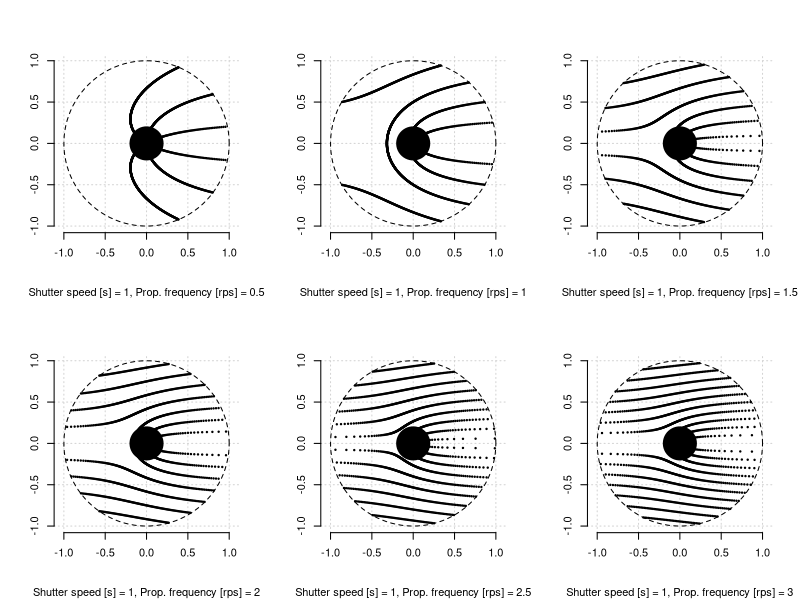
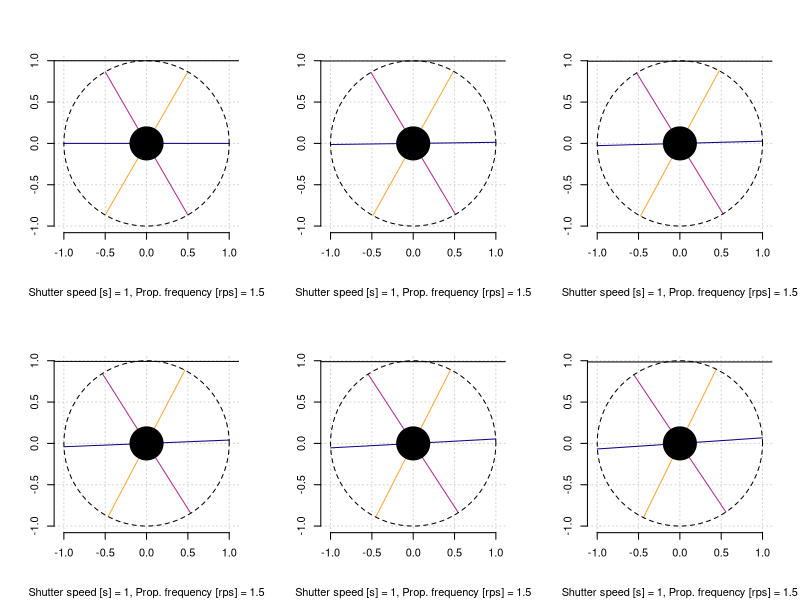
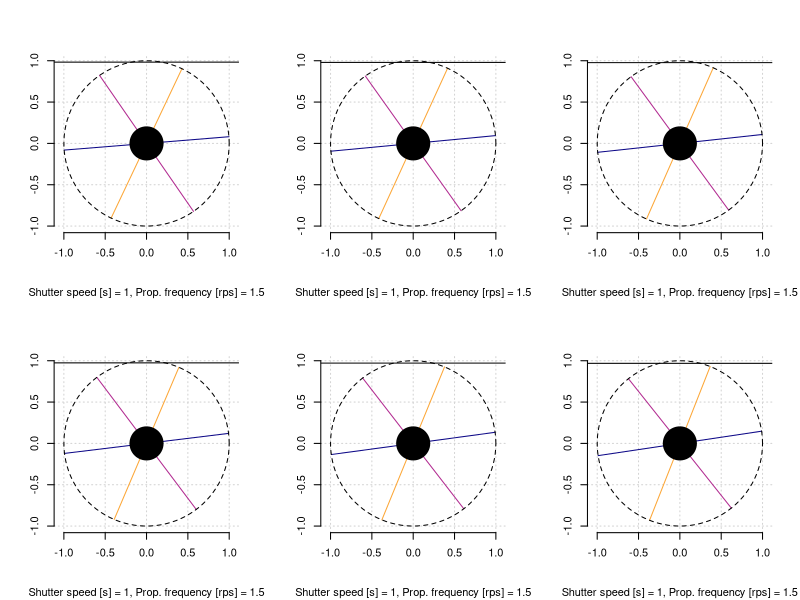
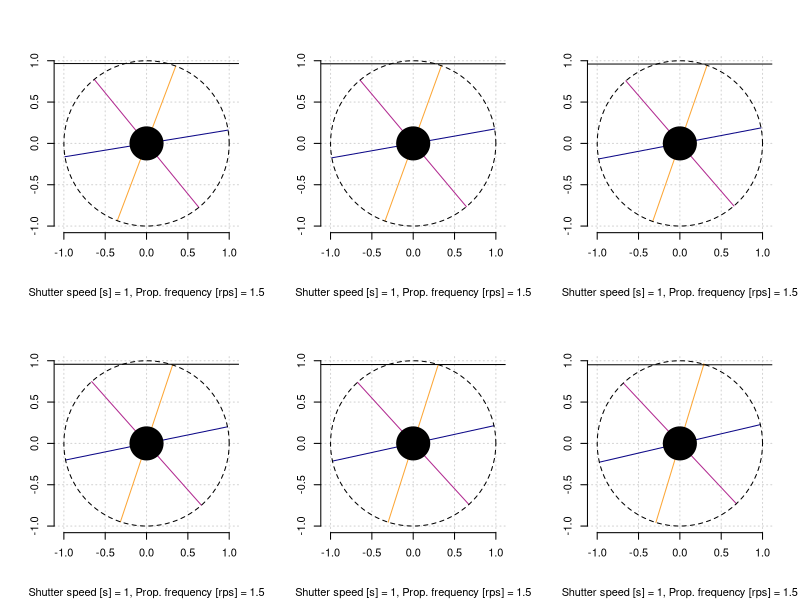
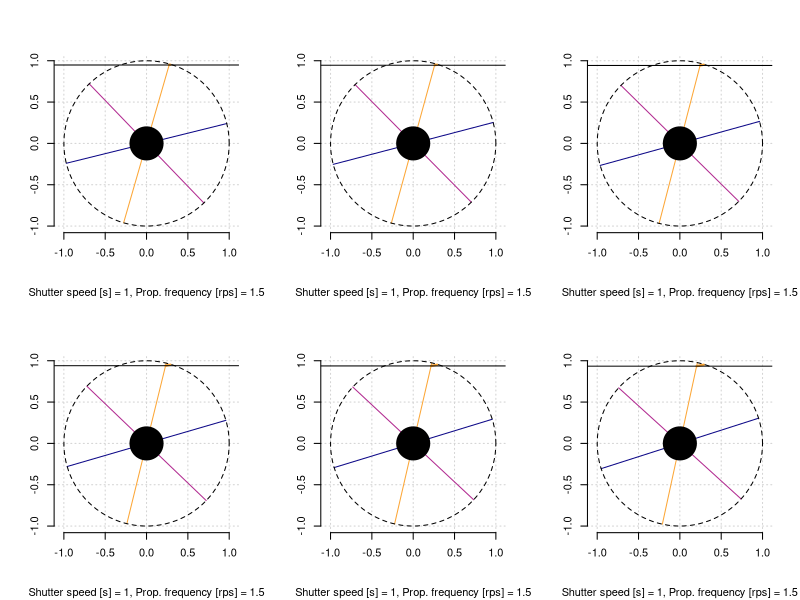
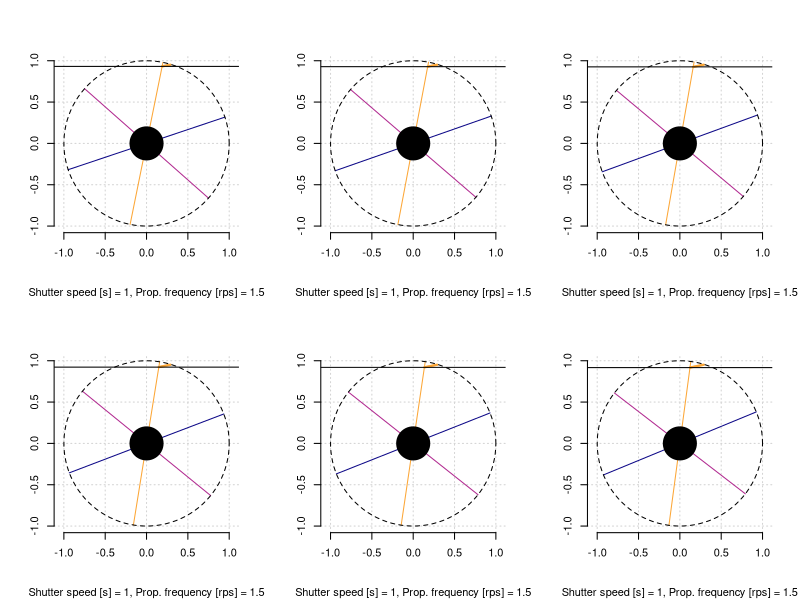
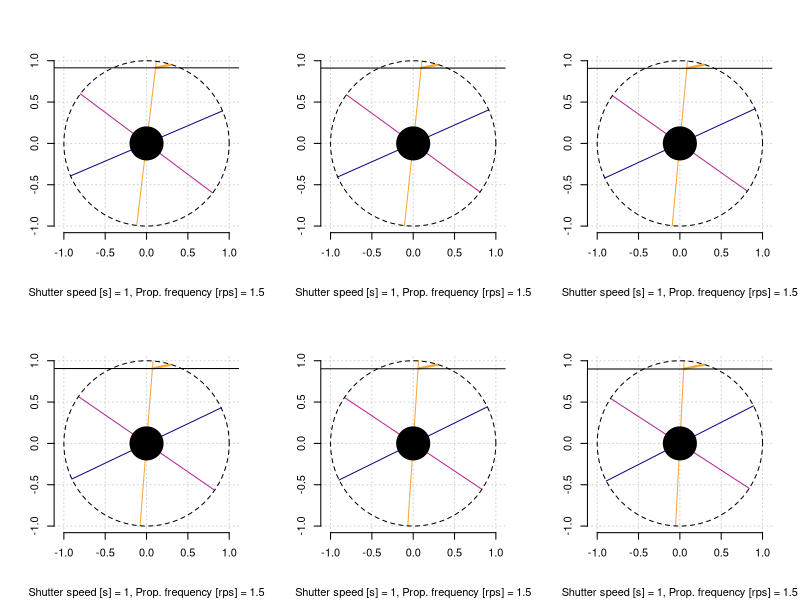
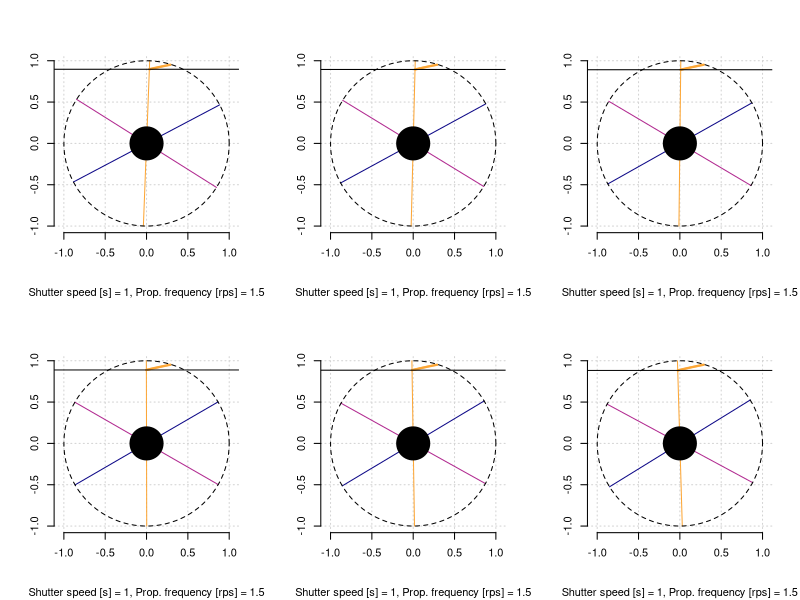

Here is the R script that generated these plots, in order:
## ---- chunk 1
knitr::opts_chunk$set(fig.align = "center")
options(width = 1000)
## ---- chunk 2
propPosition <- function(time, prop.freq, init.theta){
  
  w <- 2 * pi * prop.freq
  x <- cos((w * time) + init.theta)
  y <- sin((w * time) + init.theta)
  
  return(list(x = x, y = y, x.y = c(x, y)))
}
## ---- chunk 3
ShutterSequences <- function(n.steps, shutter.time){
  
  data.frame(
    position.shutter = seq(1, -1, l=n.steps),
    time.shutter = seq(0, shutter.time, l=n.steps)
    )
}
## ---- chunk 4

PhotoValues <- function(time.shutter, position.shutter, prop.freq, init.theta){
  
  prop.x <- propPosition(time=time.shutter, prop.freq=prop.freq, init.theta=init.theta)[["x"]]
  prop.y <- propPosition(time=time.shutter, prop.freq=prop.freq, init.theta=init.theta)[["y"]]
  grad <- prop.y/prop.x
  position.shutter/grad

}
## ---- chunk 5
Photo <- function(n.steps=1000, shutter.speed=1, prop.freq=1, plot=T){
  
  d <- ShutterSequences(n.steps=n.steps, shutter.time=shutter.speed)
  
  d$prop.1 <- PhotoValues(time.shutter=d$time.shutter,
                          position.shutter=d$position.shutter,
                          prop.freq = prop.freq,
                          init.theta=0)
  
  d$prop.2 <- PhotoValues(time.shutter=d$time.shutter,
                          position.shutter=d$position.shutter,
                          prop.freq = prop.freq,
                          init.theta=(2*pi/3))
  
  d$prop.3 <- PhotoValues(time.shutter=d$time.shutter,
                          position.shutter=d$position.shutter,
                          prop.freq = prop.freq,
                          init.theta=(4*pi/3))
  d_0 <<- d
  
  # Filter to only area of propellor
  d1 <<- d[d$prop.1^2 + d$position.shutter^2 < 1,]
  d2 <<- d[d$prop.2^2 + d$position.shutter^2 < 1,]
  d3 <<- d[d$prop.3^2 + d$position.shutter^2 < 1,]
  
  # Generate plot
  if(plot==T){
  plot(d1$prop.1, d1$position.shutter,
       panel.first = grid(),
       asp=1, 
       pch=21,
       xlim=c(-1,1), 
       ylim=c(-1,1),
       xlab="", ylab="",
       cex=0.3,
       bg=1,
       cex.main=0.8,
       axes=F,
       sub = paste("Shutter speed [s] = ", round(shutter.speed,3),
                    ", Prop. frequency [rps] = ", prop.freq, sep=""))
  
  axis(1, seq(-1,1,by=0.5))
  axis(2, seq(-1,1,by=0.5))
  points(d2$prop.2, d2$position.shutter, cex=0.3, pch=21, bg=1)
  points(d3$prop.3, d3$position.shutter, cex=0.3, pch=21, bg=1)
  
  oc <- data.frame(x=cos(seq(0, 2*pi, l=100)), y=sin(seq(0, 2*pi, l=100)))
  ic <- data.frame(x=0.2*cos(seq(0, 2*pi, l=50)), y=0.2*sin(seq(0, 2*pi, l=50)))
  
  polygon(oc$x, oc$y, border=1, lty=2)
  polygon(ic$x, ic$y, col=1)
  }

}
## ---- chunk 6
par(mfrow=c(2,3))
invisible(sapply(seq(0.5, 3, 0.5), function(x) Photo(prop.freq = x)))
## ---- chunk 7
my.freq <- 1.5
my.ss <- 1
my.n <- 700

Photo(prop.freq=my.freq, shutter.speed = my.ss, n.steps = my.n, plot=F)

# Replace points that would fall outside the photp with NA so they dont plot
d_0$prop.1[sqrt(d_0$prop.1^2 + d_0$position.shutter^2) >= 1] <- NA 
d_0$prop.2[sqrt(d_0$prop.2^2 + d_0$position.shutter^2) >= 1] <- NA 
d_0$prop.3[sqrt(d_0$prop.3^2 + d_0$position.shutter^2) >= 1] <- NA 

# Define the inner and outer circles for the plotting
oc <- data.frame(x=cos(seq(0, 2*pi, l=100)), y=sin(seq(0, 2*pi, l=100)))
ic <- data.frame(x=0.2*cos(seq(0, 2*pi, l=50)), y=0.2*sin(seq(0, 2*pi, l=50)))

# Define a character expansion for convenience
my.cex <-0.3

# Define colours for convenience
p.cols <- viridisLite::plasma(3, end=0.8)
## ---- chunk 8
for (i in 1:nrow(d_0)){

  plot(d_0[1:i,]$prop.1, d_0[1:i,]$position.shutter,
       panel.first = grid(), asp=1, pch=21, bg=p.cols[1], xlim=c(-1,1), ylim=c(-1,1),
       xlab="", ylab="", axes=F, cex=my.cex, col=p.cols[1],
       sub = paste("Shutter speed [s] = ", my.ss, ", Prop. frequency [rps] = ", my.freq, sep=""))

  axis(1, seq(-1,1,by=0.5))
  axis(2, seq(-1,1,by=0.5))
  format
  points(d_0[1:i,]$prop.2, d_0[1:i,]$position.shutter, pch=21, col=p.cols[2], cex=my.cex, bg=p.cols[2])
  points(d_0[1:i,]$prop.3, d_0[1:i,]$position.shutter, pch=21, col=p.cols[3], cex=my.cex, bg=p.cols[3])
  
  p1 <- propPosition(init.theta = 0, time=d_0[i, "time.shutter"], prop.freq = my.freq)
  segments(p1$x, p1$y, p1$x*-1, p1$y*-1, col=p.cols[1])
  
  p2 <- propPosition(init.theta=(2*pi/3), time=d_0[i, "time.shutter"], prop.freq = my.freq)
  segments(p2$x, p2$y, p2$x*-1, p2$y*-1, col=p.cols[2])
  
  p3 <- propPosition(init.theta=(4*pi/3), time=d_0[i, "time.shutter"], prop.freq = my.freq)
  segments(p3$x, p3$y, p3$x*-1, p3$y*-1, col=p.cols[3])
  
  # Add the central propellor circle and the outer circle
  polygon(oc$x, oc$y, border=1, lty=2)
  polygon(ic$x, ic$y, col=1)
  
  # Add the shutter line
  abline(h=d_0[i,"position.shutter"])
  
  # Plot time box on the shutter line
  # time.label <- paste0(format(round(d_0[i,"time.shutter"],3), nsmall=3), " s")
  # sw <- strwidth(time.label)
  # sh <- strheight(time.label)
  # rect(0.8-(sw/2), d_0[i,"position.shutter"]-sh/2, 0.8+sw/2, 
  #      d_0[i,"position.shutter"]+sh/2, col="white")
  # text(x=0.8, y=d_0[i,"position.shutter"], label=time.label, cex=my.cex*1.7)
}
